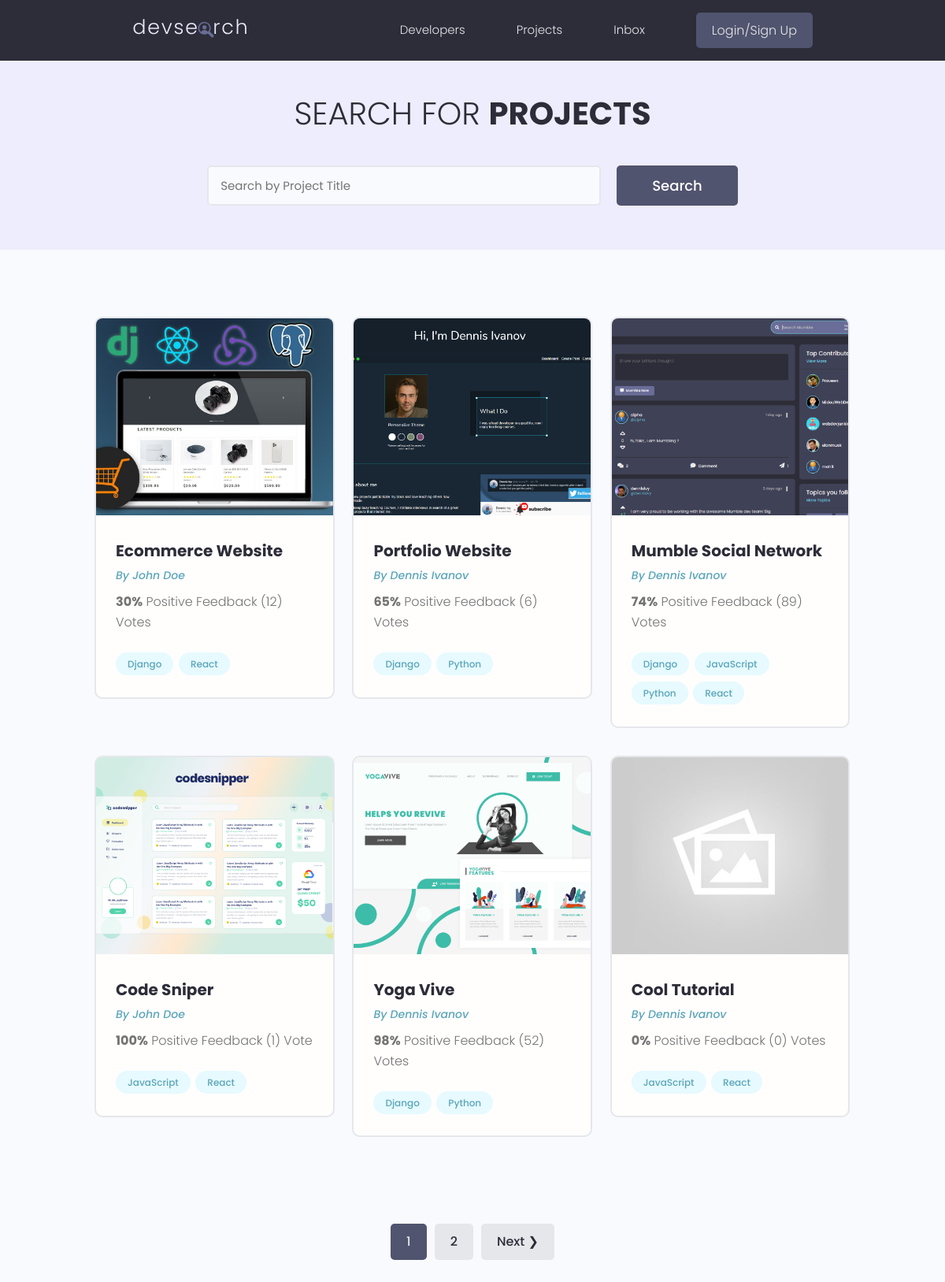
/projects/, run on the app's committed database.
### projects/models.py (models this page shows, shortened)
class Project(models.Model):
    owner = models.ForeignKey(Profile, null=True, blank=True, on_delete=models.SET_NULL)
    title = models.CharField(max_length=200)
    description = models.TextField(null=True, blank=True)
    featured_image = models.ImageField(null=True, blank=True, default="default.jpg")
    demo_link = models.CharField(max_length=2000, null=True, blank=True)
    source_link = models.CharField(max_length=2000, null=True, blank=True)
    tags = models.ManyToManyField('Tag', blank=True)
    vote_total = models.IntegerField(default=0, null=True, blank=True)
    vote_ratio = models.IntegerField(default=0, null=True, blank=True)
    created = models.DateTimeField(auto_now_add=True)
    id = models.UUIDField(default=uuid.uuid4, unique=True, primary_key=True, editable=False)
    class Meta:
        ordering = ['created']

class Tag(models.Model):
    name = models.CharField(max_length=200)
    created = models.DateTimeField(auto_now_add=True)
    id = models.UUIDField(default=uuid.uuid4, unique=True, primary_key=True, editable=False)
    def __str__(self):
        return self.name

### users/models.py (models this page shows, shortened)
class Profile(models.Model):
    user = models.OneToOneField(User, on_delete=models.CASCADE, null=True, blank=True)
    name = models.CharField(max_length=200, blank=True, null=True)
    email = models.EmailField(max_length=500, blank=True, null=True)
    username = models.CharField(max_length=200, blank=True, null=True)
    location = models.CharField(max_length=200, blank=True, null=True)
    short_intro = models.CharField(max_length=200, blank=True, null=True)
    bio = models.TextField(blank=True, null=True)
    profile_image = models.ImageField(null=True, blank=True, upload_to='profiles/', default="profiles/user-default.png")
    social_github = models.CharField(max_length=200, blank=True, null=True)
    social_twitter = models.CharField(max_length=200, blank=True, null=True)
    social_linkedin = models.CharField(max_length=200, blank=True, null=True)
    social_youtube = models.CharField(max_length=200, blank=True, null=True)
    social_website = models.CharField(max_length=200, blank=True, null=True)
    created = models.DateTimeField(auto_now_add=True)
    id = models.UUIDField(default=uuid.uuid4, unique=True, primary_key=True, editable=False)

### projects/views.py (the view)
# urls.py: path('projects/', include('projects.urls')),
def projects(request):
    projects, search_query = searchProjects(request)
    result = 6
    custom_range, projects = paginateProjects(request, projects, result)
    context = {'projects' : projects, 'search_query' : search_query, 'custom_range' : custom_range}
    return render(request, 'projects/projects.html', context)

### projects/utils.py (called while the page is built)
def paginateProjects(request, projects, result):
    page = request.GET.get('page')
    paginator = Paginator(projects, result)
    try:
        projects = paginator.page(page)
    except PageNotAnInteger:
        page = 1
        projects = paginator.page(page)
    except EmptyPage:
        page = paginator.num_pages
        projects = paginator.page(page)
    leftIndex = (int(page) - 1)
    if leftIndex < 1:
        leftIndex = 1
    rightIndex = (int(page) + 2)
    if rightIndex > paginator.num_pages:
        rightIndex = paginator.num_pages + 1
    custom_range = range(leftIndex, rightIndex)
    return custom_range, projects

def searchProjects(request):
    search_query = ''
    if request.GET.get('search_query'):
        search_query = request.GET.get('search_query')
    tags = Tag.objects.filter(name__icontains=search_query)
    projects = Project.objects.distinct().filter(Q(title__icontains=search_query) | Q(description__icontains=search_query) | Q(owner__name__icontains=search_query) | Q(tags__in=tags))
    return projects, search_query

### projects/templates/projects/projects.html (shortened to what this page needs)
{% extends 'main.html' %}
{% block content %}
<main class="projects">
  <section class="hero-section text-center">
    <div class="container container--narrow">
      <div class="hero-section__box">
        <h2>Search for <span>Projects</span></h2>
      </div>
      <div class="hero-section__search">
        <form id='searchForm' class="form" action="{% url 'projects' %}" method="get">
          <div class="form__field">
            <input class="input input--text" id="formInput#search" type="text" name="search_query"
              value="{{search_query}}" placeholder="Search by Project Title" />
          </div>
          <input class="btn btn--sub btn--lg" type="submit" value="Search" />
        </form>
      </div>
    </div>
  </section>
  <section class="projectsList">
    <div class="container">
      <div class="grid grid--three">
      {% for project in projects %}
        <div class="column">
          <div class="card project">
            <a href="{% url 'project' project.id %}" class="project">
              <img class="project__thumbnail" src="{{ project.featured_image.url }}" alt="project thumbnail" />
              <div class="card__body">
                <h3 class="project__title">{{project.title}}</h3>
                <p><a class="project__author" href="{% url 'user-profile' project.owner.id %}">By {{project.owner.name}}</a></p>
                <p class="project--rating">
                  <span style="font-weight: bold;">{{project.vote_ratio}}%</span> Positive
                  Feedback ({{project.vote_total}}) Vote{{project.vote_total|pluralize:"s"}}
                </p>
                <div class="project__tags">
                  {% for tag in project.tags.all %}
                  <span class="tag tag--pill tag--main">
                    <small>{{tag}}</small>
                  </span>
                  {% endfor %}
                </div>
              </div>
            </a>
          </div>
        </div>
      {% endfor %}
      </div>
    </div>
  </section>
  {% include 'pagination.html' with queryset=projects custom_range=custom_range %}
</main>
{% endblock content %}

### static/styles/app.css (style rules this page uses)
:root { --color-sub: #2d2d39; }
.btn--sub { background-color: var(--color-sub-light); }
.card { border: 2px solid var(--color-light); }
img { width: 100%; }
.hero-section { height: 40vh; display: flex; align-items: center; background-color: var(--color-sub); }
.hero-section__box { margin-bottom: 4rem; }
.hero-section__box > h2, .hero-section__box > h2 > span { font-size: 4rem; color: var(--color-light); line-height: 1.3; text-transform: uppercase; }
.hero-section__box > h2 { font-weight: 300; }
.hero-section__box > h2 > span { font-weight: 700; }
.hero-section__search > .form { display: flex; align-items: center; justify-content: center; gap: 2rem; }
.hero-section__search > .form input.input--text { width: 50rem; }
.project__author { font-size: 1.4rem; font-style: italic; }
.project--rating { margin-bottom: 1.6em; margin-top: .5em; }
.projects > .hero-section { background: var(--color-sub-lighter); height: 30vh; }
.projects .hero-section__box { margin-bottom: 2.5rem; }
.projects .hero-section__box > h2 { color: var(--color-sub); }
.projects .hero-section__box > h2 > span { font-weight: 700; color: var(--color-sub); }
.projectsList { margin-top: 8rem; }
.project__thumbnail { height: 25rem; object-fit: cover; object-position: top center; }
.project__title { font-size: 2rem; font-weight: 700; color: var(--color-sub); }

### static/uikit/styles/modules/_variables.css (style rules this page uses)
:root { --color-main: #5aa5b9; --color-main-light: #e6faff; --color-sub: #3f4156; --color-sub-light: #51546e; --color-sub-lighter: #ededfd; --color-text: #737373; --color-gray: #8b8b8b; --color-light: #e5e7eb; --color-light-gray: #767676; --color-bg: #f8fafd; --color-white: #fffefd; --color-white-light: #f3f3f3; --color-success: #359e64; --color-success-bg: #def8e8; --color-error: #fc4b0b; --color-error-bg: #fff2ee; --font-base: 'Poppins', arial, helvetica, 'Segoe UI', roboto, ubuntu, sans-serif; --font-monospace: 'Fira Code', 'Courier New', courier, monospace; --font-regular: 300; --font-medium: 500; --font-bold: 700; --generic-shadow: 1px 1px 5px #00000010; --generic-transition: all 0.3s ease-in-out; }

### static/uikit/styles/modules/_base.css (style rules this page uses)
* { margin: 0; padding: 0; box-sizing: border-box; text-rendering: optimizeLegibility; color: inherit; font-size: inherit; }
html { font-size: 50%; }
@media only screen and (min-width: 480px) { html { font-size: 56.25%; } }
@media only screen and (min-width: 1200px) { html { font-size: 62.5%; } }
body { line-height: 1.6; font-weight: 400; font-size: 1.5rem; color: var(--color-text); background-color: var(--color-bg); min-height: 100vh; }

### static/uikit/styles/modules/_typography.css (style rules this page uses)
* { font-family: var(--font-base); }
h2 { font-size: 3.6rem; font-weight: var(--font-bold); }
h3 { font-size: 3.2rem; font-weight: var(--font-medium); }
p, span, strong { font-size: 1.6rem; color: var(--color-text); font-weight: var(--font-regular); }
a { padding-bottom: 2px; text-decoration: none; display: inline-block; color: var(--color-main); font-weight: var(--font-medium); }

### static/uikit/styles/modules/_utilities.css (style rules this page uses)
.container { width: 92%; max-width: 165rem; margin: 0 auto; box-sizing: border-box; }
.container--narrow { width: 92%; max-width: 120rem; }
@media screen and (min-width: 1000px) { .container { width: 90%; } }
@media screen and (min-width: 1000px) { .container--narrow { width: 85%; } }
@media screen and (min-width: 1200px) { .container { width: 80%; } }
@media screen and (min-width: 1200px) { .container--narrow { width: 72%; } }
.text-center { text-align: center; }

### static/uikit/styles/modules/_button.css (style rules this page uses)
.btn { display: inline-block; position: relative; cursor: pointer; background-color: var(--color-light); font-weight: var(--font-medium); color: var(--color-sub); text-decoration: none; padding: 1rem 2rem; border-radius: 0.5rem; border: none; width: -webkit-fit-content; width: -moz-fit-content; width: fit-content; height: -webkit-fit-content; height: -moz-fit-content; height: fit-content; font-size: 1.6rem; outline-width: 0; outline-color: transparent; -webkit-backface-visibility: hidden; backface-visibility: hidden; transition: all 0.3s ease-in-out; }
.btn--sub { background-color: var(--color-sub); color: var(--color-white); }
.btn--lg { font-size: 1.8rem; padding: 1.2rem 4.5rem; }

### static/uikit/styles/modules/_card.css (style rules this page uses)
.card { border-radius: 1rem; background-color: var(--color-white); border: 1.5px solid var(--color-light); width: auto; height: auto; margin-top: 0.5rem; margin-bottom: 0.5rem; overflow: hidden; }
.card__body, .card__header { padding: 2rem 2.5rem; }

### data on the page
Project: featured_image (picture), title "Ecommerce Website", owner.name "John Doe", vote_ratio "30", vote_total "12"
Tag: name "Django"
Tag: name "React"
Project: featured_image (picture), title "Portfolio Website", owner.name "Dennis Ivanov", vote_ratio "65", vote_total "6"
Tag: name "Python"
Project: featured_image (picture), title "Mumble Social Network", owner.name "Dennis Ivanov", vote_ratio "74", vote_total "89"
Tag: name "JavaScript"
Project: featured_image (picture), title "Code Sniper", owner.name "John Doe", vote_ratio "100", vote_total "1"
Project: featured_image (picture), title "Yoga Vive", owner.name "Dennis Ivanov", vote_ratio "98", vote_total "52"
Project: featured_image (placeholder picture), title "Cool Tutorial", owner.name "Dennis Ivanov", vote_ratio "0", vote_total "0"

### other printed values
{{ page }} "1"
{{ page }} "2"
